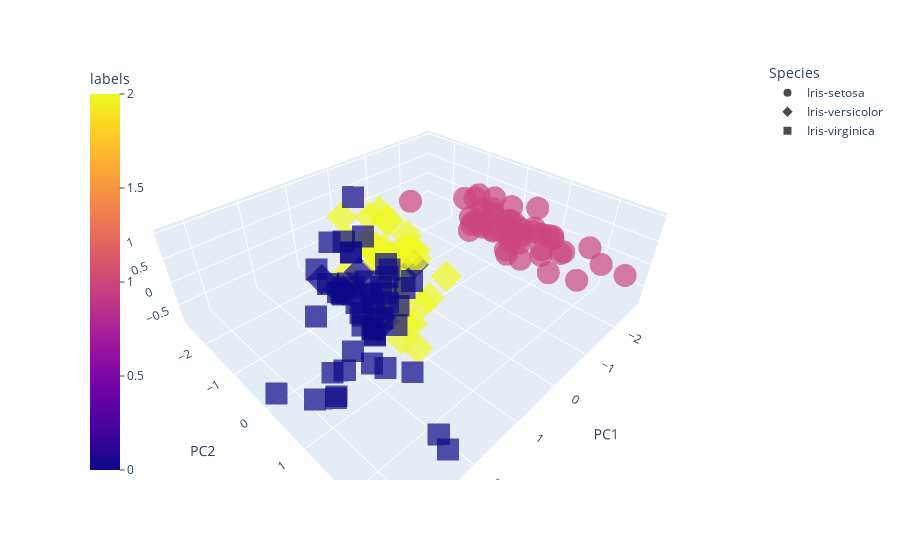

The code cell stored with this chart in its notebook:
### Markdown cell above
Plotting the PCA Data

### Code cell
# Creating a 3D Plot
fig = px.scatter_3d(gmm_pca_df, x='PC1', y='PC2', z='PC3', color='labels', symbol='Species', opacity=0.7)
fig.update_layout(coloraxis_colorbar=dict(yanchor="top", y=1, x=0, ticks="outside"))
fig.show()
